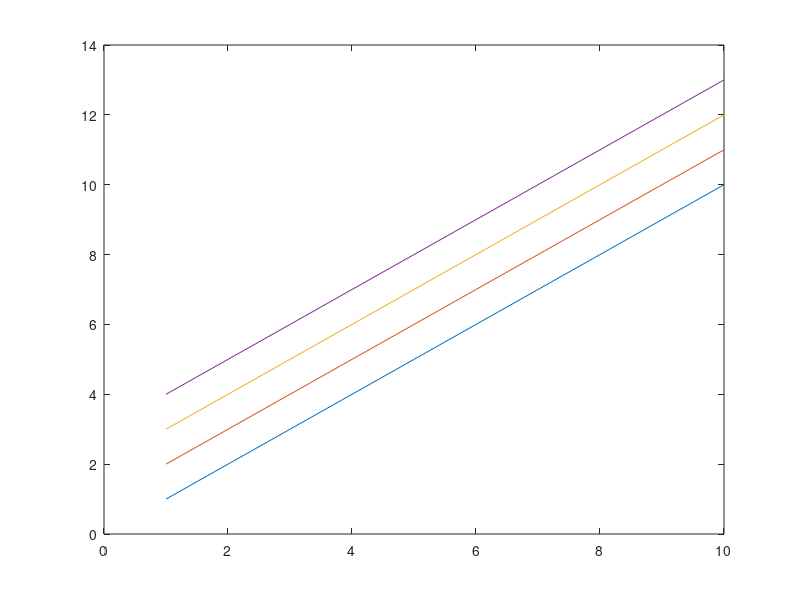

This chart was generated by the following MATLAB code: (Note: this script raises an error after producing the figure.)
clear, clc

h = plot(1:10,1:10,1:10,2:11,1:10,3:12,1:10,4:13);
c = get(h,'Color');

c1 = c{1};
c2 = c{4};
c3 = c{3};
c4 = c{2};

% legend fontsize
fsl = 30;
% label fontsize
fsla = 30;
% title fontsize
fst = 40;

% columns indicate:
% JRRF, MFNN, L, DET, ENTR, RTE

% Rössler uni
% Initialize data points
TDE = [.71 .85 .9 .9999 .95 .97];
GA = [.48 -.64 .73 .9992 .68 .93];
MDOP = [0.64 .79 .88 .9999 .82 .93];
PECUZAL = [.73 1 1 .9999 .92 .96];
P = [TDE; GA; MDOP; PECUZAL];

figure('Units','normalized','Position',[.3 .3 .8 .8])
% Spider plot
spider_plot(P,...
    'AxesLabels', {'JRRF', 'MFNN', '\DeltaL', 'DET', 'ENTR', 'RTE'},...
    'AxesLimits', [.4, -.64, .6, .6, .6, .6; 1, 1, 1, 1, 1, 1],...
    'Color', [c1; c2; c3; c4],...
    'FillOption', 'on',...
    'LabelFontSize', fsla,...
    'FillTransparency', 0.2);
title('Rössler (y-component)','FontSize',fst,'FontName', 'Times New Roman')

legend('standard TDE', 'Garcia & Almeida', 'MDOP', 'PECUZAL', 'Location', 'southoutside','Fontsize',fsl);

% Rössler multi
% Initialize data points
TDE = [.71 -.98 0.8 .9999 .95 .97];
GA = [.83 .52 1 .999 .84 .94];
MDOP = [0.86 .9 .8 .9998 .91 .98];
PECUZAL = [.87 1 .94 .9999 .92 .99];
P = [TDE; GA; MDOP; PECUZAL];

figure('Units','normalized','Position',[.3 .3 .8 .8])
% Spider plot
spider_plot(P,...
    'AxesLabels', {'JRRF', 'MFNN', '\DeltaL', 'DET', 'ENTR', 'RTE'},...
    'AxesLimits', [.4, -1, .6, .6, .6, .6; 1, 1, 1, 1, 1, 1],...
    'Color', [c1; c2; c3; c4],...
    'FillOption', 'on',...
    'LabelFontSize', fsla,...
    'FillTransparency', 0.2);
title('Rössler (x- & y-component)','FontSize',fst,'FontName', 'Times New Roman')

legend('standard TDE', 'Garcia & Almeida', 'MDOP', 'PECUZAL', 'Location', 'southoutside','Fontsize',fsl);


% Duffing uni
% Initialize data points
TDE = [.82 .94 .95 .9961 .56 .97];
GA = [.8 .71 .96 0.9964 .64 .98];
MDOP = [.83 .95 .95 0.9959 .58 .99];
PECUZAL = [.84 1 1 0.9958 .55 .98];
P = [TDE; GA; MDOP; PECUZAL];

figure('Units','normalized','Position',[.3 .3 .8 .8])
% Spider plot
spider_plot(P,...
    'AxesLabels', {'JRRF', 'MFNN', '\DeltaL', 'DET', 'ENTR', 'RTE'},...
    'AxesLimits', [.5, .7, .7, .7, .4, .7; 1, 1, 1, 1, 1, 1],...
    'Color', [c1; c2; c3; c4],...
    'FillOption', 'on',...
    'LabelFontSize', fsla,...
    'FillTransparency', 0.2);
title('Duffing (x-component)','FontSize',fst,'FontName', 'Times New Roman')

legend('standard TDE', 'Garcia & Almeida', 'MDOP', 'PECUZAL', 'Location', 'southoutside','Fontsize',fsl);

% Duffing multi
% Initialize data points
TDE = [.82 .73 .94 .9961 .56 .97];
GA = [.8 .76 .88 .9917 0.51 .84];
MDOP = [.83 1 .81 0.9958 0.49 .98];
PECUZAL = [.84 .93 1 0.9958 0.56 .98];
P = [TDE; GA; MDOP; PECUZAL];

figure('Units','normalized','Position',[.3 .3 .8 .8])
% Spider plot
spider_plot(P,...
    'AxesLabels', {'JRRF', 'MFNN', '\DeltaL', 'DET', 'ENTR', 'RTE'},...
    'AxesLimits', [.5, .7, .7, .7, .4, .7; 1, 1, 1, 1, 1, 1],...
    'Color', [c1; c2; c3; c4],...
    'FillOption', 'on',...
    'LabelFontSize', fsla,...
    'FillTransparency', 0.2);
title('Duffing (x- & y-component)','FontSize',fst,'FontName', 'Times New Roman')

legend('standard TDE', 'Garcia & Almeida', 'MDOP', 'PECUZAL', 'Location', 'southoutside','Fontsize',fsl);